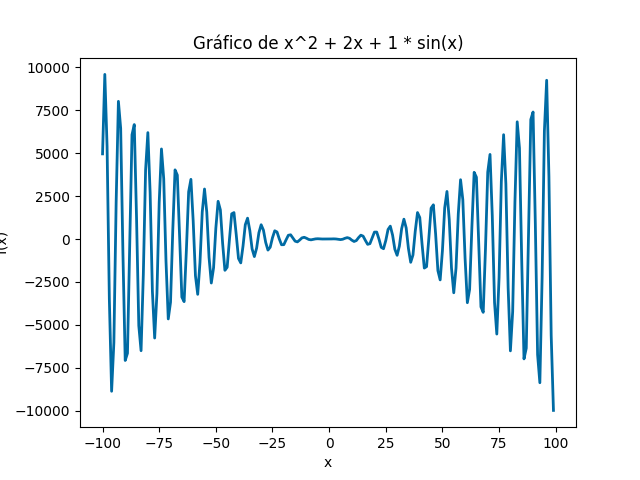

Source code (Python):
# Imports
from matplotlib import pyplot as plt
import numpy as np

# Settings
plt.style.use('tableau-colorblind10')
path = '/Users/guttofranca/Repos/projetos-faculdade/terceiro-periodo/estatistica/Atividade02/'
# Plot
x = [i for i in range(-100, 100)]
y = [(i**2 + 2*i +1)*np.sin(i) for i in x]
plt.plot(x, y, linewidth=2);
plt.grid(False);
plt.title('Gráfico de x^2 + 2x + 1 * sin(x)', fontsize=12);
plt.xlabel('x', fontsize=10);
plt.ylabel('f(x)', fontsize=10);

# Save and show
plt.savefig(path + 'desafio2.png');
plt.show()